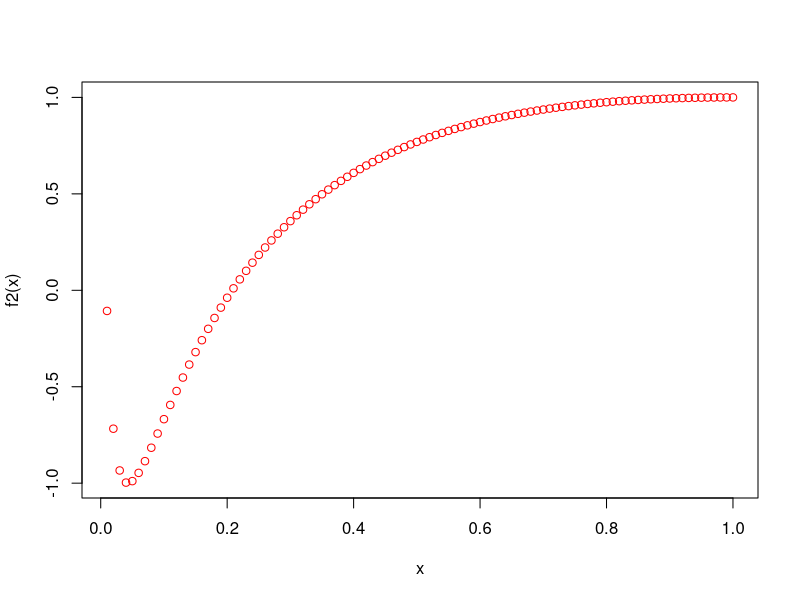

Write R code to recreate this figure.
grad <- function(f, x, delta){
    n <- length(x)
    f0 <- f(x)
    df <- vector("numeric", n)
    for (i in seq(1,n)){
        tmp <- x[i]
        x[i] <- x[i] + delta
        df[i] <- (f(x) - f0) / delta
        x[i] <- tmp
    }
    return(df)
}

gradient_descent <- function(f,x,delta){
    lambda <- 0.01
    while(lambda>delta){
        df <- grad(f,x,delta)
        x2 <- x - lambda * df
        if ((f(x2) >= f(x)) | is.nan(f(x2))){
            lambda <- lambda / 2
            next
        } else {
            x <- x2;
            lambda <- 1.1 * lambda
        }
    }
    return(x)
}

f1 <- function(x){x^2}
print(grad(f1,1,1e-6))

f2 <- function(x) {cos(log(x))}
x <- seq(0.01, 1, by=0.01)
plot(x, f2(x), col='red', pch=21)
print(sin(log(2))/2) # derivative by hand
print(grad(f2, 2, 1e-6))
print(gradient_descent(f2, 0.2, 1e-6))

f3 <- function(x){log(x[1]^2 + x[2]^2)}
print(grad(f3, c(1,1), 1e-6))

f4 <- function(x){x[1]^2 * x[2]^2}
print(grad(f4, c(1,1), 1e-6))
print(gradient_descent(f4, c(1,1), 1e-6))

f5 <- function(x){
    sin(sqrt(x[1]^2 + x[2]^2))
}
x <- seq(10,10,by=0.1)
y <- seq(10,10,by=0.1)


